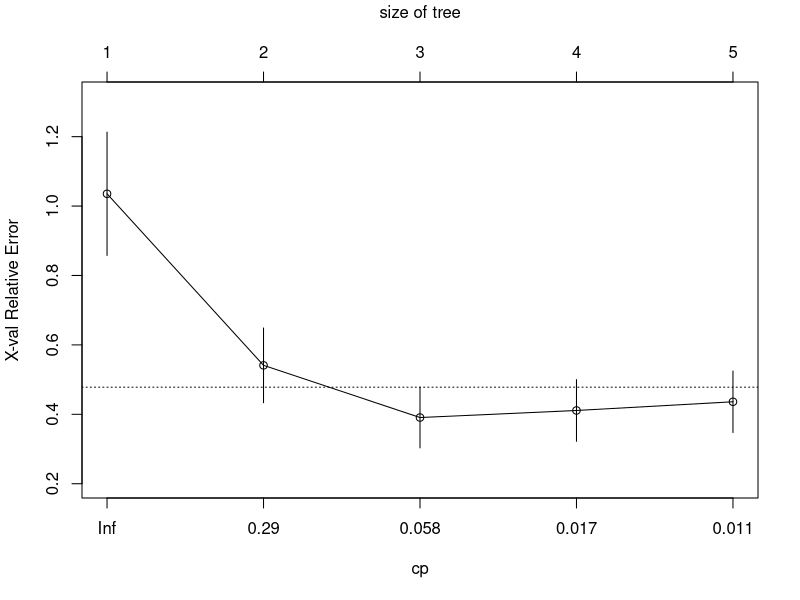
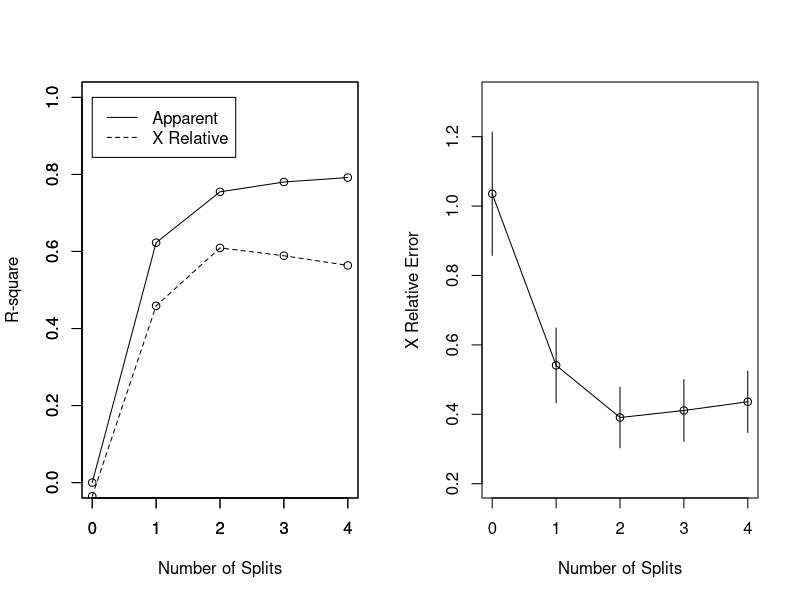
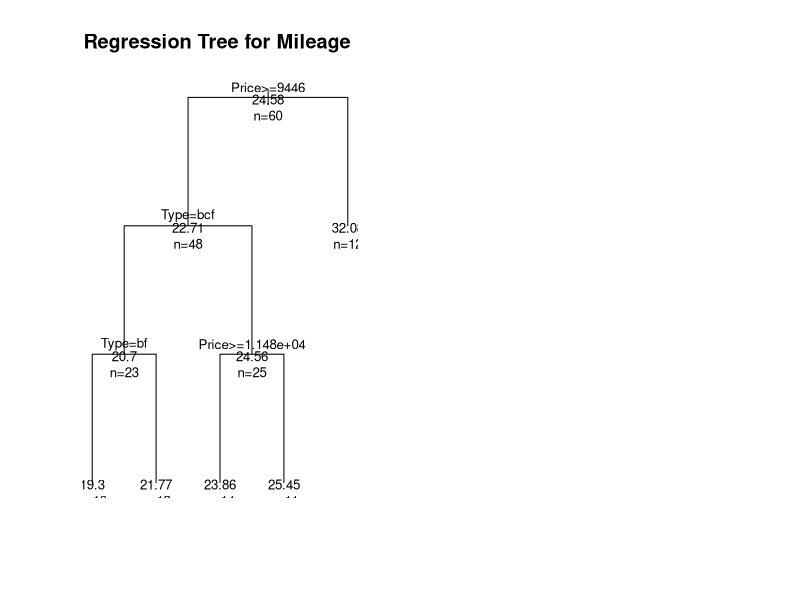

Generate these figures, in order, with R: (Note: this script raises an error after producing the figures.)
# Regression Tree Example
library(rpart)

# grow tree 
fit <- rpart(Mileage~Price + Country + Reliability + Type, 
   method="anova", data=cu.summary)

printcp(fit) # display the results 
plotcp(fit) # visualize cross-validation results 
summary(fit) # detailed summary of splits

# create additional plots 
par(mfrow=c(1,2)) # two plots on one page 
rsq.rpart(fit) # visualize cross-validation results  	

# plot tree 
plot(fit, uniform=TRUE, 
  	 main="Regression Tree for Mileage ")
text(fit, use.n=TRUE, all=TRUE, cex=.8)

# create attractive postcript plot of tree 
post(fit, file = "c:/tree2.ps", 
  	 title = "Regression Tree for Mileage ")